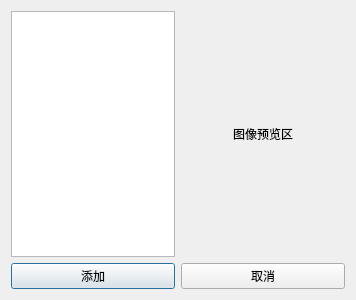
<?xml version="1.0" encoding="UTF-8"?>
<ui version="4.0">
 <class>ImageSelect</class>
 <widget class="QDialog" name="ImageSelect">
  <property name="geometry">
   <rect>
    <x>0</x>
    <y>0</y>
    <width>356</width>
    <height>300</height>
   </rect>
  </property>
  <property name="windowTitle">
   <string>图像选择</string>
  </property>
  <property name="windowIcon">
   <iconset resource="../images.qrc">
    <normaloff>:/按钮图标/窗体/res/图标.png</normaloff>:/按钮图标/窗体/res/图标.png</iconset>
  </property>
  <layout class="QGridLayout" name="gridLayout" columnstretch="1,1">
   <item row="0" column="0">
    <widget class="QListView" name="listView">
     <property name="editTriggers">
      <set>QAbstractItemView::NoEditTriggers</set>
     </property>
    </widget>
   </item>
   <item row="0" column="1">
    <widget class="QLabel" name="label">
     <property name="maximumSize">
      <size>
       <width>200</width>
       <height>200</height>
      </size>
     </property>
     <property name="text">
      <string>图像预览区</string>
     </property>
     <property name="alignment">
      <set>Qt::AlignCenter</set>
     </property>
    </widget>
   </item>
   <item row="1" column="0">
    <widget class="QPushButton" name="pushButton">
     <property name="text">
      <string>添加</string>
     </property>
    </widget>
   </item>
   <item row="1" column="1">
    <widget class="QPushButton" name="pushButton_2">
     <property name="text">
      <string>取消</string>
     </property>
    </widget>
   </item>
  </layout>
 </widget>
 <resources>
  <include location="../images.qrc"/>
 </resources>
 <connections/>
</ui>
